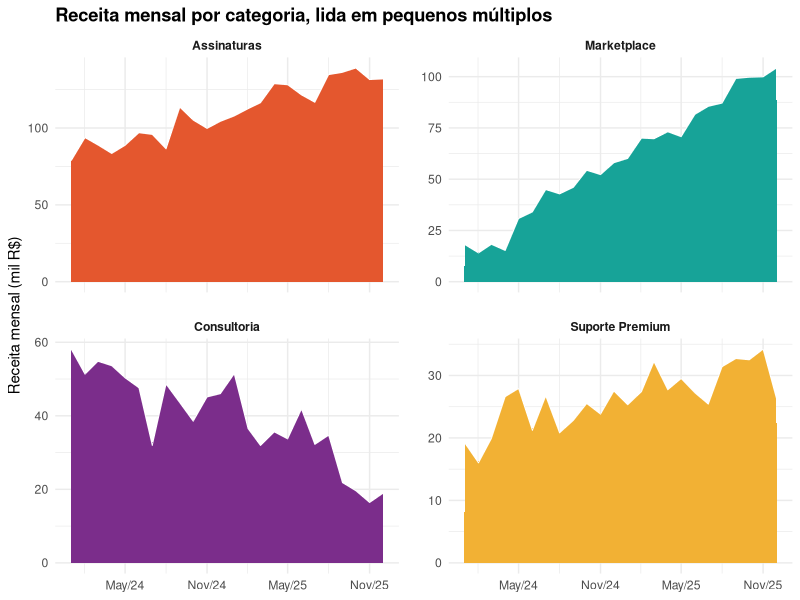

R code for this plot:
# Libraries
library(ggplot2)
library(dplyr)
library(RColorBrewer)
library(jsonlite)

# Dados 100% ficticios: a MESMA receita mensal de um SaaS ficticio por
# categoria de produto (24 meses) ja usada no grafico de area empilhada deste
# acervo (graficos/evolution/area-receita-saas-ficticio) -- de proposito, pra
# comparar lado a lado a mesma evolucao lida como pequenos multiplos (aqui) e
# como pilha/sobreposicao (la). Ver data-to-viz.com/caveat/stacking.html: e
# dificil estudar a evolucao de um grupo que nao esta na base da pilha, porque
# a linha de base dele se move; pequenos multiplos dao a cada grupo seu proprio
# eixo, sem essa distorcao.
set.seed(5566)
meses <- seq(as.Date("2024-01-01"), by = "month", length.out = 24)
categorias <- c("Assinaturas", "Marketplace", "Consultoria", "Suporte Premium")

tendencia <- function(base, incremento_mensal, n = 24, ruido_sd) {
  pmax(base + incremento_mensal * (0:(n - 1)) + rnorm(n, sd = ruido_sd), 5)
}

dados <- bind_rows(
  data.frame(mes = meses, categoria = "Assinaturas", receita = tendencia(80, 2.6, ruido_sd = 6)),
  data.frame(mes = meses, categoria = "Marketplace", receita = tendencia(12, 4.1, ruido_sd = 4)),
  data.frame(mes = meses, categoria = "Consultoria", receita = tendencia(55, -1.4, ruido_sd = 5)),
  data.frame(mes = meses, categoria = "Suporte Premium", receita = tendencia(20, 0.5, ruido_sd = 3))
)
dados$categoria <- factor(dados$categoria, levels = categorias)
dados$receita <- round(dados$receita, 1)

# Paleta trocada em relacao ao original (o exemplo do gallery usa
# scale_fill_viridis_d()) -- croma alto, e diferente tambem da paleta Dark2 ja
# usada no grafico de area empilhada irmao deste, pra nao confundir os dois na
# galeria mesmo usando o mesmo dado.
cores <- setNames(c("#E4572E", "#17A398", "#7B2D8B", "#F2B134"), categorias)

p <- ggplot(dados, aes(x = mes, y = receita, fill = categoria)) +
  geom_area(color = "white", linewidth = 0.3) +
  scale_fill_manual(values = cores) +
  scale_x_date(date_labels = "%b/%y", date_breaks = "6 months") +
  facet_wrap(~categoria, scale = "free_y", ncol = 2) +
  labs(
    title = "Receita mensal por categoria, lida em pequenos múltiplos",
    x = NULL, y = "Receita mensal (mil R$)"
  ) +
  theme_minimal(base_size = 11) +
  theme(
    legend.position = "none",
    plot.title = element_text(face = "bold"),
    strip.text = element_text(face = "bold"),
    panel.spacing = unit(1.1, "lines")
  )

ggsave("output.png", plot = p, width = 9, height = 6.5, dpi = 150)

# ---------------------------------------------------------------------------
# Versao interativa: D3 desenha o mesmo layout em grade 2x2, cada painel com a
# SUA propria escala Y (equivalente ao scale="free_y" do facet_wrap) e
# tooltip por mes ao passar o cursor. O R so exporta a serie bruta por
# categoria -- o layout de grade e as escalas independentes sao calculados no
# D3, mesmo principio ja usado nos outros graficos interativos deste acervo.
# ---------------------------------------------------------------------------
viz <- list(
  meta = list(
    categorias = categorias,
    paleta = as.list(cores),
    nota = "Cada painel tem sua própria escala vertical — repare que Consultoria está em queda ao lado das outras crescendo, algo que a versão empilhada esconde."
  ),
  series = lapply(categorias, function(cat) {
    linha <- dados[dados$categoria == cat, ]
    list(categoria = cat, pontos = lapply(seq_len(nrow(linha)), function(i) {
      list(mes = format(linha$mes[i], "%Y-%m-%d"), receita = linha$receita[i])
    }))
  })
)

write_json(viz, "data.json", auto_unbox = TRUE, digits = NA)
